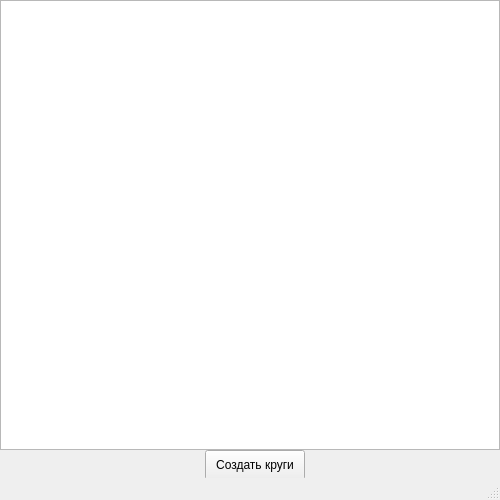
<?xml version="1.0" encoding="UTF-8"?>
<ui version="4.0">
 <class>MainWindow</class>
 <widget class="QMainWindow" name="MainWindow">
  <property name="geometry">
   <rect>
    <x>0</x>
    <y>0</y>
    <width>500</width>
    <height>500</height>
   </rect>
  </property>
  <widget class="QWidget" name="centralwidget">
   <widget class="QPushButton" name="pushButton">
    <property name="geometry">
     <rect>
      <x>205</x>
      <y>450</y>
      <width>100</width>
      <height>30</height>
     </rect>
    </property>
    <property name="text">
     <string>Создать круги</string>
    </property>
   </widget>
   <widget class="QGraphicsView" name="graphicsView">
    <property name="geometry">
     <rect>
      <x>0</x>
      <y>0</y>
      <width>500</width>
      <height>450</height>
     </rect>
    </property>
   </widget>
  </widget>
  <widget class="QMenuBar" name="menubar"/>
  <widget class="QStatusBar" name="statusbar"/>
 </widget>
 <resources/>
 <connections/>
</ui>
